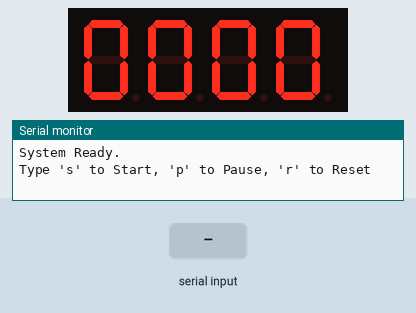
Bench run of a sketch on a simulated Arduino Uno, built with avr-gcc and run on an emulated ATmega328P. On the bench: 4-digit seven-segment display, the last lines printed to the serial monitor. The test bench sets the inputs (shaded band).

Above: at 1.2 s.
1.3 s: "s\n" received over Serial
At 3.7 s:
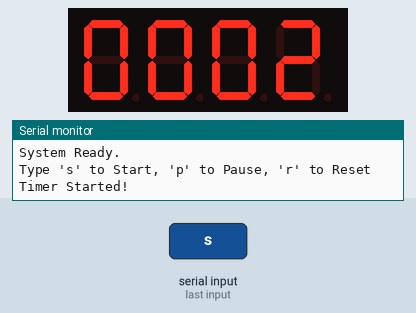
4.3 s: byte 112 ('p') received over Serial
5.8 s: byte 115 ('s') received over Serial
At 6.6 s:
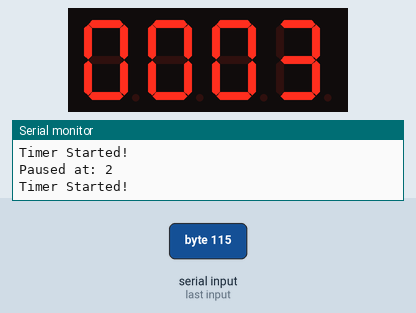
8.3 s: byte 114 ('r') received over Serial
At 8.8 s:
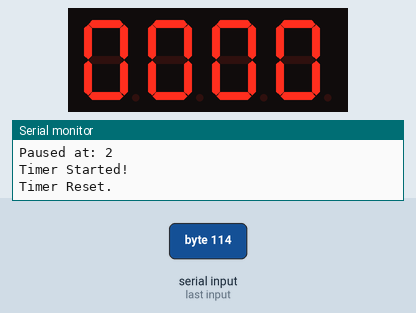
Timing chart, 0 to 10.8 s (numbered marks = the images above; inputs shaded):
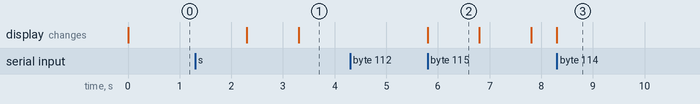

Measured:
- after the input at 1.3 s, the display: first changes after 1.0 s (image 1 shows a later state)
- after the input at 5.8 s, the display: changes at once (image 2)
- what the display in image 2 shows lasts 1.0 s, from 5.8 s to 6.8 s

The sketch:

tetris_sysB.ino
```cpp
/*
 * Board B: Simple Timer (PC Control Only)
 * 功能: 透過電腦 Serial Monitor 輸入 s 開始計時
 * 接線:
 * - 位數: A0, A1, A2, A3
 * - 筆畫: 2, 3, 4, 5, 6, 7, 8
 */

#include <SevSeg.h>

SevSeg sevseg;

// ★★★ 極性設定 ★★★
// 如果顯示全亮或亂碼，請改為 COMMON_CATHODE (共陰)
#define DISPLAY_TYPE COMMON_ANODE

// 計時變數
unsigned long startTime = 0;
unsigned long elapsedTime = 0; // 經過的時間 (毫秒)
bool isRunning = false;        // 是否正在跑

void setup() {
  Serial.begin(9600); // 啟動電腦通訊

  byte numDigits = 4;
  byte digitPins[] = {A0, A1, A2, A3};
  // 避開 Pin 12，使用 2-8
  byte segmentPins[] = {2, 3, 4, 5, 6, 7, 8};

  bool resistorsOnSegments = true;
  bool updateWithDelays = false;
  bool leadingZeros = true;
  bool disableDecPoint = true;

  sevseg.begin(DISPLAY_TYPE, numDigits, digitPins, segmentPins, resistorsOnSegments,
               updateWithDelays, leadingZeros, disableDecPoint);
  sevseg.setBrightness(90);

  Serial.println(F("System Ready."));
  Serial.println(F("Type 's' to Start, 'p' to Pause, 'r' to Reset"));
}

void loop() {
  // 1. 顯示器刷新 (最優先，無時無刻都要跑)
  sevseg.refreshDisplay();

  // 2. 檢查電腦有沒有輸入指令
  if (Serial.available() > 0) {
    char cmd = Serial.read();

    // 忽略換行符號
    if (cmd == '\n' || cmd == '\r') return;

    if (cmd == 's' || cmd == 'S') {
      // [Start] 開始計時
      if (!isRunning) {
        // 邏輯：當前時間 - 已經累積的時間 = 新的起跑點
        startTime = millis() - elapsedTime;
        isRunning = true;
        Serial.println(F("Timer Started!"));
      }
    }
    else if (cmd == 'p' || cmd == 'P') {
      // [Pause] 暫停
      isRunning = false;
      Serial.print(F("Paused at: "));
      Serial.println(elapsedTime / 1000);
    }
    else if (cmd == 'r' || cmd == 'R') {
      // [Reset] 歸零
      isRunning = false;
      elapsedTime = 0;
      sevseg.setNumber(0, 2);
      Serial.println(F("Timer Reset."));
    }
  }

  // 3. 計時邏輯
  if (isRunning) {
    elapsedTime = millis() - startTime;

    // 轉換成 秒數
    unsigned long totalSeconds = elapsedTime / 1000;

    // 顯示在七段顯示器上 (純秒數 0-9999)
    sevseg.setNumber(totalSeconds);
  } else if (elapsedTime > 0) {
    // 暫停狀態，持續顯示最後的時間
    sevseg.setNumber(elapsedTime / 1000);
  } else {
    // 歸零狀態
    sevseg.setNumber(0);
  }
}
```
